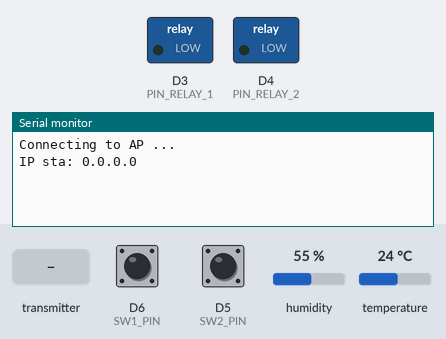
Recording of a sketch running on a simulated ESP8266 (NodeMCU). Shown: switched loads named in the sketch (green lamp = pin HIGH), the last lines printed to the serial monitor. The inputs (shaded band) are chosen by the test bench; at power-on: D6 (SW1_PIN) HIGH, D5 (SW2_PIN) HIGH, humidity 55 %, temperature 24 °C. WiFi joins after 1.5 s; servers stay silent unless stated.

Above: at 1.2 s.
1.3 s: the transmitter starts sending node_id = 0
At 2.1 s:
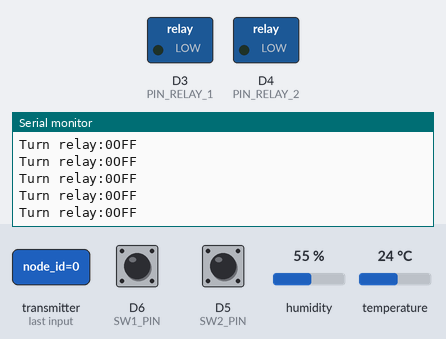
3.0 s: the transmitter starts sending actuator_index = 64
At 3.9 s:
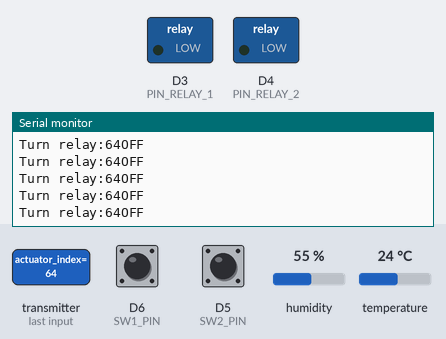

The sketch:

Node_8266.ino
```cpp
#include <ESP8266WiFi.h>
#include <ArduinoJson.h>
#include <SoftwareSerial.h>

#include "timer.h"
#include "global.h"
#include "wifi.h"
#include "fsm.h"
#include "output.h"
#include "input.h"

#define SERIAL_DEBUG_BAUD   9600

void setup() {
  // put your setup code here, to run once:
  Serial.begin(SERIAL_DEBUG_BAUD);
  WF_Init();
  FSM_Init();
  IN_Init();
  OUT_Init();
  TMR1_Init(50);

  TMR1_SetTime_ms(50);
}

void loop() {
  // put your main code here, to run repeatedly:
  if(timer1_flag){
    timer1_flag = 0;

    IN_ButtonReading();

    if(_time_read_data >= 5) _time_read_data -= 5;

    FSM_DataProcessing();
  }
}
```

fsm.cpp
```cpp
#include "fsm.h"

unsigned char mode;

void FSM_Init(void){
  mode = INIT;
}


void FSM_DataProcessing(void){
  switch(mode){
    case INIT:
      if(WF_IsConnected()) mode = READ_DATA;
      else {
        WF_Reconnect();
        mode = CONNECT_WIFI;
      }
    break;
    case CONNECT_WIFI:
      // if(IN_IsPressed(0)){
      //   OUT_TuggleRelay(0);
      //   mode = READ_DATA;
      // }
      // else if(IN_IsPressed(1)){
      //   OUT_TuggleRelay(1);
      //   mode = READ_DATA;
      // }
      if(WF_IsConnected()) mode = IDLING;
    break;
    case IDLING:
      if(_time_read_data == 0){
        _time_read_data = TIME_READ_DATA;
        mode = READ_DATA;
      }
      else if(_flag_receive_command){
        mode = RECEIVED_CMD;
      }
      else if(IN_IsPressed(0)){
        OUT_TuggleRelay(0);
        mode = READ_DATA;
      }
      else if(IN_IsPressed(1)){
        OUT_TuggleRelay(1);
        mode = READ_DATA;
      }
    break;
    case READ_DATA:
      _data_node.status_relay_0 = OUT_IsRelayOn(0);
      _data_node.status_relay_1 = OUT_IsRelayOn(1);
      _data_node.humid = IN_ReadHumid();
      _data_node.temp =  IN_ReadTemp();
      _data_node.light_intensity = IN_ReadLight();

      if(WF_IsConnected()) mode = SEND_DATA;
      else {
        WF_Reconnect();
        mode = CONNECT_WIFI;
      }

    break;
    case SEND_DATA:
      _data_node.node_id = NODE_ID;
      esp_now_send(Broadcast_Address, (uint8_t *) &_data_node, sizeof(_data_node));
      mode = IDLING;

    break;
    case RECEIVED_CMD:
      if(_command.value == 1){
        OUT_TurnRelayOn(_command.actuator_index);
      }
      else if(_command.value == 0){
        OUT_TurnRelayOff(_command.actuator_index);
      }
    break;
  }
}
```

fsm.h
```cpp
#ifndef __INC_FSM_H__
#define __INC_FSM_H__

#include <ESP8266WiFi.h>
#include <espnow.h>
#include "global.h"
#include "wifi.h"
#include "output.h"

//=============MODE FSM LCD============//
#define INIT                      0
#define CONNECT_WIFI              1
#define READ_DATA                 2
#define SEND_DATA                 3
#define RECEIVED_CMD              4
#define IDLING                    5

#define TIME_READ_DATA            300       //3s

void FSM_Init(void);
void FSM_DataProcessing(void);


#endif
```

global.cpp
```cpp
#include "global.h"

WiFiClient espClient = WiFiClient();

Struct_Data_Node _data_node = {NODE_ID, 0, 0, 0, false, false};

uint8_t Broadcast_Address[] = {0x3C, 0x61, 0x05, 0xD0, 0x8F, 0xD2};

Struct_Command _command;

bool _flag_receive_command = false;

unsigned int _time_read_data = 0;
```

global.h
```cpp
#ifndef __GLOBAL_H__
#define __GLOBAL_H__


// #include <ThingsBoard.h>
#include <ESP8266WiFi.h>
#include <ArduinoJson.h>
#include <espnow.h>

#define NODE_ID             2

typedef struct Struct_Command{
  unsigned char node_id;
  unsigned char actuator_index;
  unsigned char value;
} Struct_Command;


typedef struct Struct_Data_Node{
  unsigned char node_id;
  float temp;
  float humid;
  int light_intensity;
  bool status_relay_0;
  bool status_relay_1;
} Struct_Data_Node;

// Create WF client
extern WiFiClient espClient;

// Create a struct
extern Struct_Data_Node _data_node;

// Command receive from gateway
extern Struct_Command _command;

// REPLACE WITH THE MAC Address of your receiver
extern uint8_t Broadcast_Address[];

// flag for triggering evnents
extern bool _flag_receive_command;

extern unsigned int _time_read_data;

#endif
```

input.cpp
```cpp
#include "input.h"

unsigned int CounterForButtonPress[] = {0, 0};
unsigned char BUTTON_PIN[] = {SW1_PIN, SW2_PIN};

DHT dht(DHT_PIN, DHTTYPE);     // Initialize DHT sensor

float temp, humid;

void IN_Init(void){
  dht.begin();
  pinMode(ADC_PIN, INPUT);
  pinMode(SW1_PIN, INPUT);
  pinMode(SW2_PIN, INPUT);
}

float IN_ReadHumid(void){
  humid = dht.readHumidity();

  if(isnan(humid)) {
    Serial.println("DHT Error!");
    return 0;
  }

  Serial.print("HUMI: "); Serial.println(humid);
  return humid;
}

float IN_ReadTemp(void){
  temp = dht.readTemperature();

  if(isnan(temp)) {
    Serial.println("DHT Error!");
    return 0;
  }

  Serial.print("TEMP: "); Serial.println(temp);
  return temp;
}

unsigned char IN_ReadLight(void){
  return analogRead(ADC_PIN);
}

bool IN_IsPressed(unsigned char index){
  return CounterForButtonPress[index] == 2;
}

void IN_ButtonReading(void){
  for(int i = 0; i < NO_OF_BUTTONS; i++){
    if(digitalRead(BUTTON_PIN[i]) == BUTTON_IS_PRESSED){
      if(CounterForButtonPress[i] < DURATION_FOR_AUTO_INCREASING){
        CounterForButtonPress[i]++;
      }
    }
    else CounterForButtonPress[i] = 0;
  }
}
```

input.h
```cpp
#ifndef __INPUT_DHT_H__
#define __INPUT_DHT_H__

#include <DHT.h>

#define DHTTYPE       DHT11 // DHT 11
#define DHT_PIN       D7
#define ADC_PIN       A0
#define SW1_PIN       D6
#define SW2_PIN       D5


#define NO_OF_BUTTONS         2
#define BUTTON_IS_PRESSED     0
#define BUTTON_IS_RELEASED    1

#define DURATION_FOR_AUTO_INCREASING        5000      //10s

void IN_Init(void);
float IN_ReadHumid(void);
float IN_ReadTemp(void);
unsigned char IN_ReadLight(void);
void IN_ButtonReading(void);
bool IN_IsPressed(unsigned char index);


#endif
```

output.cpp
```cpp
#include "output.h"

bool Relay_State[NO_OF_RELAYS];
static const uint8_t Pin_Relay[NO_OF_RELAYS] = {PIN_RELAY_1, PIN_RELAY_2};

void OUT_Init(void){
  for(int i = 0; i < NO_OF_RELAYS; i++){
    pinMode(Pin_Relay[i], OUTPUT);
    digitalWrite(Pin_Relay[i], 0);
    Relay_State[i] = false;
  }
}

bool OUT_IsRelayOn(unsigned char index){
  return Relay_State[index];
}

void OUT_TurnRelayOn(unsigned char index){
  digitalWrite(Pin_Relay[index], 1);
  Relay_State[index] = true;
  Serial.print("Turn relay:"); Serial.print(index); Serial.println("ON");
}

void OUT_TurnRelayOff(unsigned char index){
  digitalWrite(Pin_Relay[index], 0);
  Relay_State[index] = false;
  Serial.print("Turn relay:"); Serial.print(index); Serial.println("OFF");
}

void OUT_TuggleRelay(unsigned char index){
  if(Relay_State[index]) OUT_TurnRelayOff(index);
  else OUT_TurnRelayOn(index);
}
```

output.h
```cpp
#ifndef __INC_OUT_H__
#define __INC_OUT_H__

#include <ESP8266WiFi.h>
#include <Arduino.h>
#include "input.h"

// static const uint8_t D0   = 16;
// static const uint8_t D1   = 5;
// static const uint8_t D2   = 4;
// static const uint8_t D3   = 0;
// static const uint8_t D4   = 2;
// static const uint8_t D5   = 14;
// static const uint8_t D6   = 12;
// static const uint8_t D7   = 13;
// static const uint8_t D8   = 15;
// static const uint8_t D9   = 3;
// static const uint8_t D10  = 1;

#define NO_OF_RELAYS                      2
#define PIN_RELAY_1                       D3
#define PIN_RELAY_2                       D4


void OUT_Init(void);
bool OUT_IsRelayOn(unsigned char index);
void OUT_TurnRelayOn(unsigned char index);
void OUT_TurnRelayOff(unsigned char index);
void OUT_TuggleRelay(unsigned char index);

#endif
```

timer.cpp
```cpp
#include "timer.h"

uint32_t timer1_MUL = 1, timer1_counter = 0, timer1_value = 0, timer1_period = 1;
uint8_t timer1_flag = 0;

void TMR1_Init(uint32_t period_ms){
  timer1_disable();

  timer1_period = period_ms;
  timer1_value = timer1_period *  1250 ;            //1000ms     -   5000000 cycle
                                                    //period_ms  -      ?
  timer1_isr_init();
  timer1_attachInterrupt(TMR1_Isr);
  timer1_write(timer1_value);
  timer1_enable(TIM_DIV16, TIM_EDGE, TIM_LOOP);     //DIV16 => 5MHz
}

void TMR1_Start(void){
    timer1_enable(TIM_DIV16, TIM_EDGE, TIM_LOOP);     //DIV16 => 5MHz
}
void TMR1_Stop(void){
  timer1_disable();
}

void TMR1_Isr(void){
  if(timer1_counter < timer1_MUL){
    timer1_counter++;
      if(timer1_counter >= timer1_MUL){
        timer1_counter = 0;
        timer1_flag = 1;
      }
  }

}

void TMR1_SetTime_ms(uint32_t duration){
  timer1_counter = 0;
  timer1_flag = 0;
  timer1_MUL = duration / timer1_period;
}
```

timer.h
```cpp
#ifndef INC_TIMER_H_
#define INC_TIMER_H_

#include <Arduino.h>


void TMR1_Init(uint32_t period_ms);
void TMR1_Start(void);
void TMR1_Stop(void);
void TMR1_Isr(void);
void TMR1_SetTime_ms(uint32_t duration);


extern uint8_t timer1_flag;

#endif
```

wifi.cpp
```cpp
#include "wifi.h"

// the Wifi radio's status
int status = WL_IDLE_STATUS;

void OnDataSent(uint8_t *mac_addr, uint8_t sendStatus);
void OnDataRecv(uint8_t * mac, uint8_t *incomingData, uint8_t len);

void WF_Init(void){
  WiFi.mode(WIFI_AP_STA);

  Serial.println("Connecting to AP ...");
  WiFi.begin(WIFI_NAME, WIFI_PASSWORD);

  // while (WiFi.status() != WL_CONNECTED) {
  //   delay(500);
  //   Serial.print("*");
  // }

  Serial.print("IP sta: "); Serial.println(WiFi.localIP());

  if (esp_now_init() != 0) {
    Serial.println("Error initializing ESP-NOW");
    return;
  }

  esp_now_set_self_role(ESP_NOW_ROLE_COMBO);

  // Register for a callback function that will be called when data is sent or received
  esp_now_register_send_cb(OnDataSent);
  esp_now_register_recv_cb(OnDataRecv);

  // Register peer
  esp_now_add_peer(Broadcast_Address, ESP_NOW_ROLE_COMBO, 1, NULL, 0);


}


void WF_Reconnect() {
  // Loop until we're reconnected
  status = WiFi.status();
  if ( status != WL_CONNECTED) {
    WiFi.begin(WIFI_NAME, WIFI_PASSWORD);
    // while (WiFi.status() != WL_CONNECTED) {
    //   delay(500);
    //   Serial.print(".");
    // }
    // Serial.println("Connected to AP");
  }
}

void WF_CheckConnection(){
  if (WiFi.status() != WL_CONNECTED) {
    WF_Reconnect();
  }
}

bool WF_IsConnected(void){
  return (WiFi.status() == WL_CONNECTED);
}

void WF_SendDataEspnow(char* address, char* data){
  // esp_now_send(address, (char*) &data, sizeof(data));
}

//==================SUBFUNCTION=============//
void OnDataSent(uint8_t *mac_addr, uint8_t sendStatus){
  Serial.print("Last Packet Send Status: ");
  if (sendStatus == 0){
    Serial.println("Delivery success");
  }
  else{
    Serial.println("Delivery fail");
  }
}
void OnDataRecv(uint8_t * mac, uint8_t *incomingData, uint8_t len){
    memcpy(&_command, incomingData, sizeof(_command));
    _flag_receive_command = true;
}
```

wifi.h
```cpp
#ifndef __INC_WIFI_CONNECTION_H__
#define __INC_WIFI_CONNECTION_H__


#include <ESP8266WiFi.h>
#include <espnow.h>

#include "global.h"
#include "output.h"

#define WIFI_NAME                 "GATEWAY"
#define WIFI_PASSWORD             "123456789"

void WF_Init(void);
void WF_CheckConnection(void);
void WF_SendDataEspnow(char* address_node, char* data);
void WF_Reconnect(void);
bool WF_IsConnected(void);

#endif
```

Measured:
- after the input at 1.3 s, the serial monitor: prints a new line after 0.27 s (image 1)
- after the input at 3.0 s, the serial monitor: prints a new line at once (image 2)
